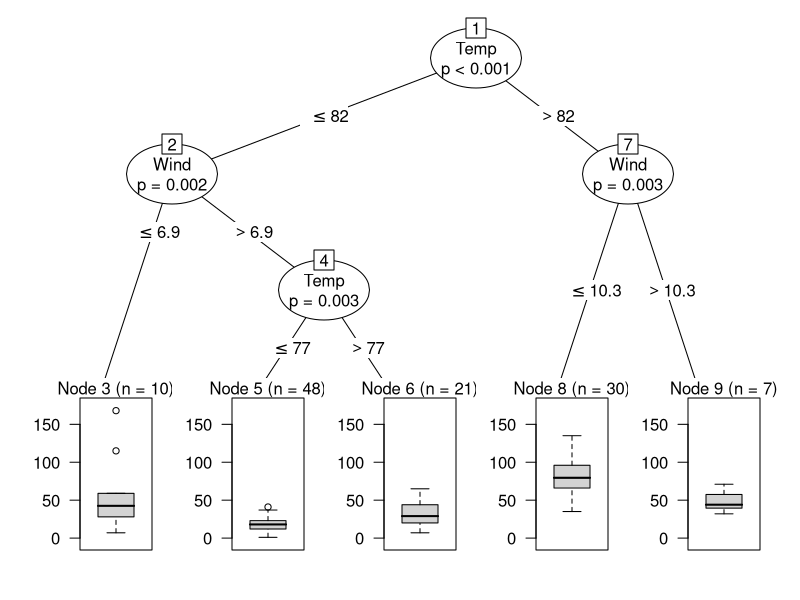
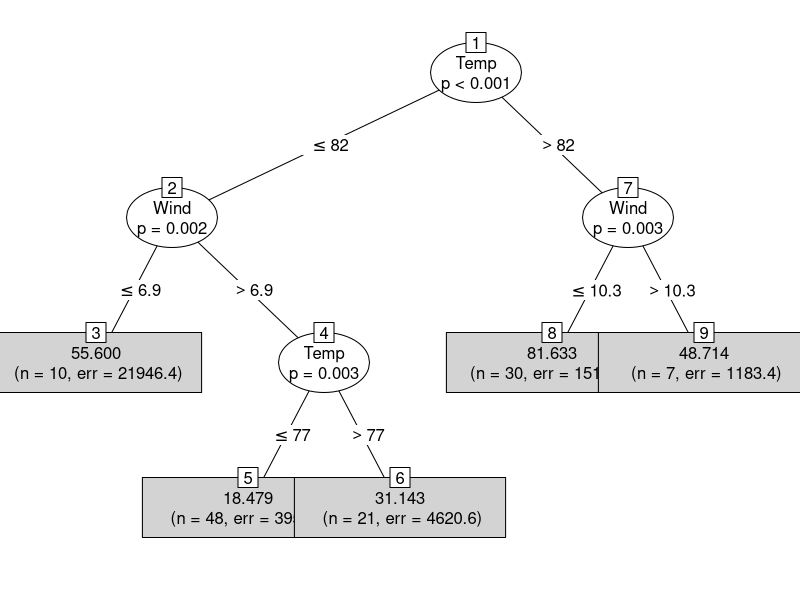
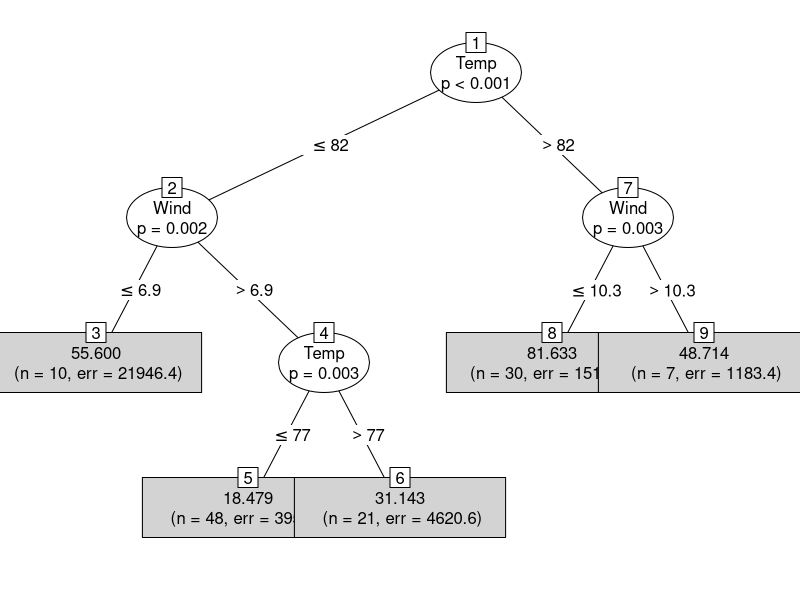
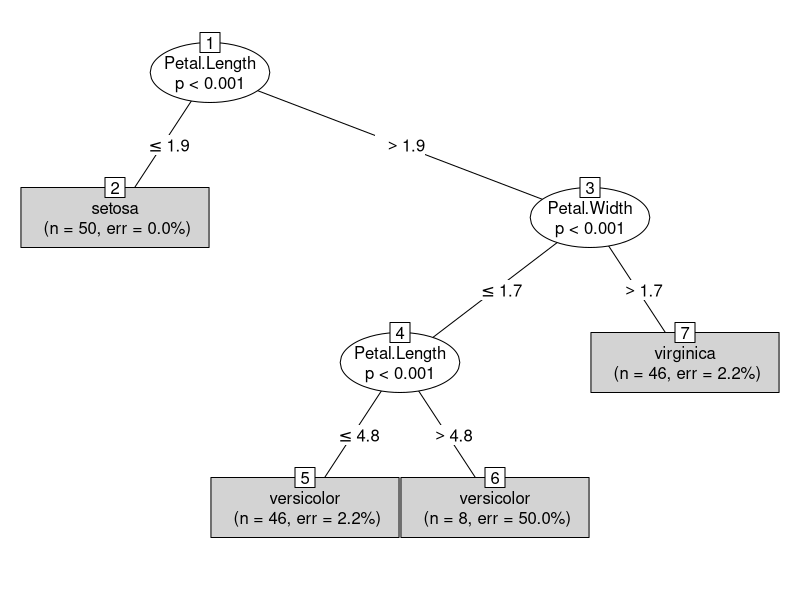

These figures' R source, in order:
#ctree - Classification and Regression
library(partykit) # use this to model, can also use party but that will give different output

head(airquality)
### regression----
airq <- subset(airquality, !is.na(Ozone))
airct <- ctree(Ozone ~ ., data = airq)
airct  
plot(airct)
plot(airct, type='simple')
plot(as.simpleparty(airct))   #when partykit is used to model

library("strucchange")
strucchange::sctest(airct, node = 1)
strucchange::sctest(airct, node = c(2,7,4,9))



predict(airct)
mean((airq$Ozone - predict(airct))^2)  #error
nodeids(airct,2)
nodeids(airct)
nodeids(airct, terminal=T)
nodeids(airct, from=2, terminal=T)
nodeids(airct,1,5)


#party
#party::ctree(Ozone ~ ., data = airq)
head(iris)
library(partykit)
### classification ---
irisct <- partykit::ctree(Species ~ .,data = iris)
irisct
plot(irisct, type='simple')
strucchange::sctest(irisct, node = 1)
strucchange::sctest(irisct, node = c(2,3,4))
#7 not significant
nodeapply(irisct, ids = nodeids(irisct), function(n) info_node(n)$p.value)




table(predict(irisct), iris$Species)
### estimated class probabilities, a list
(tr <- predict(irisct, newdata = iris[1:10,], type = "prob"))
(tr <- predict(irisct, newdata = iris, type = "prob"))

(tr2 <- predict(irisct, newdata = iris[1:10,], type = "response"))
head(iris)
